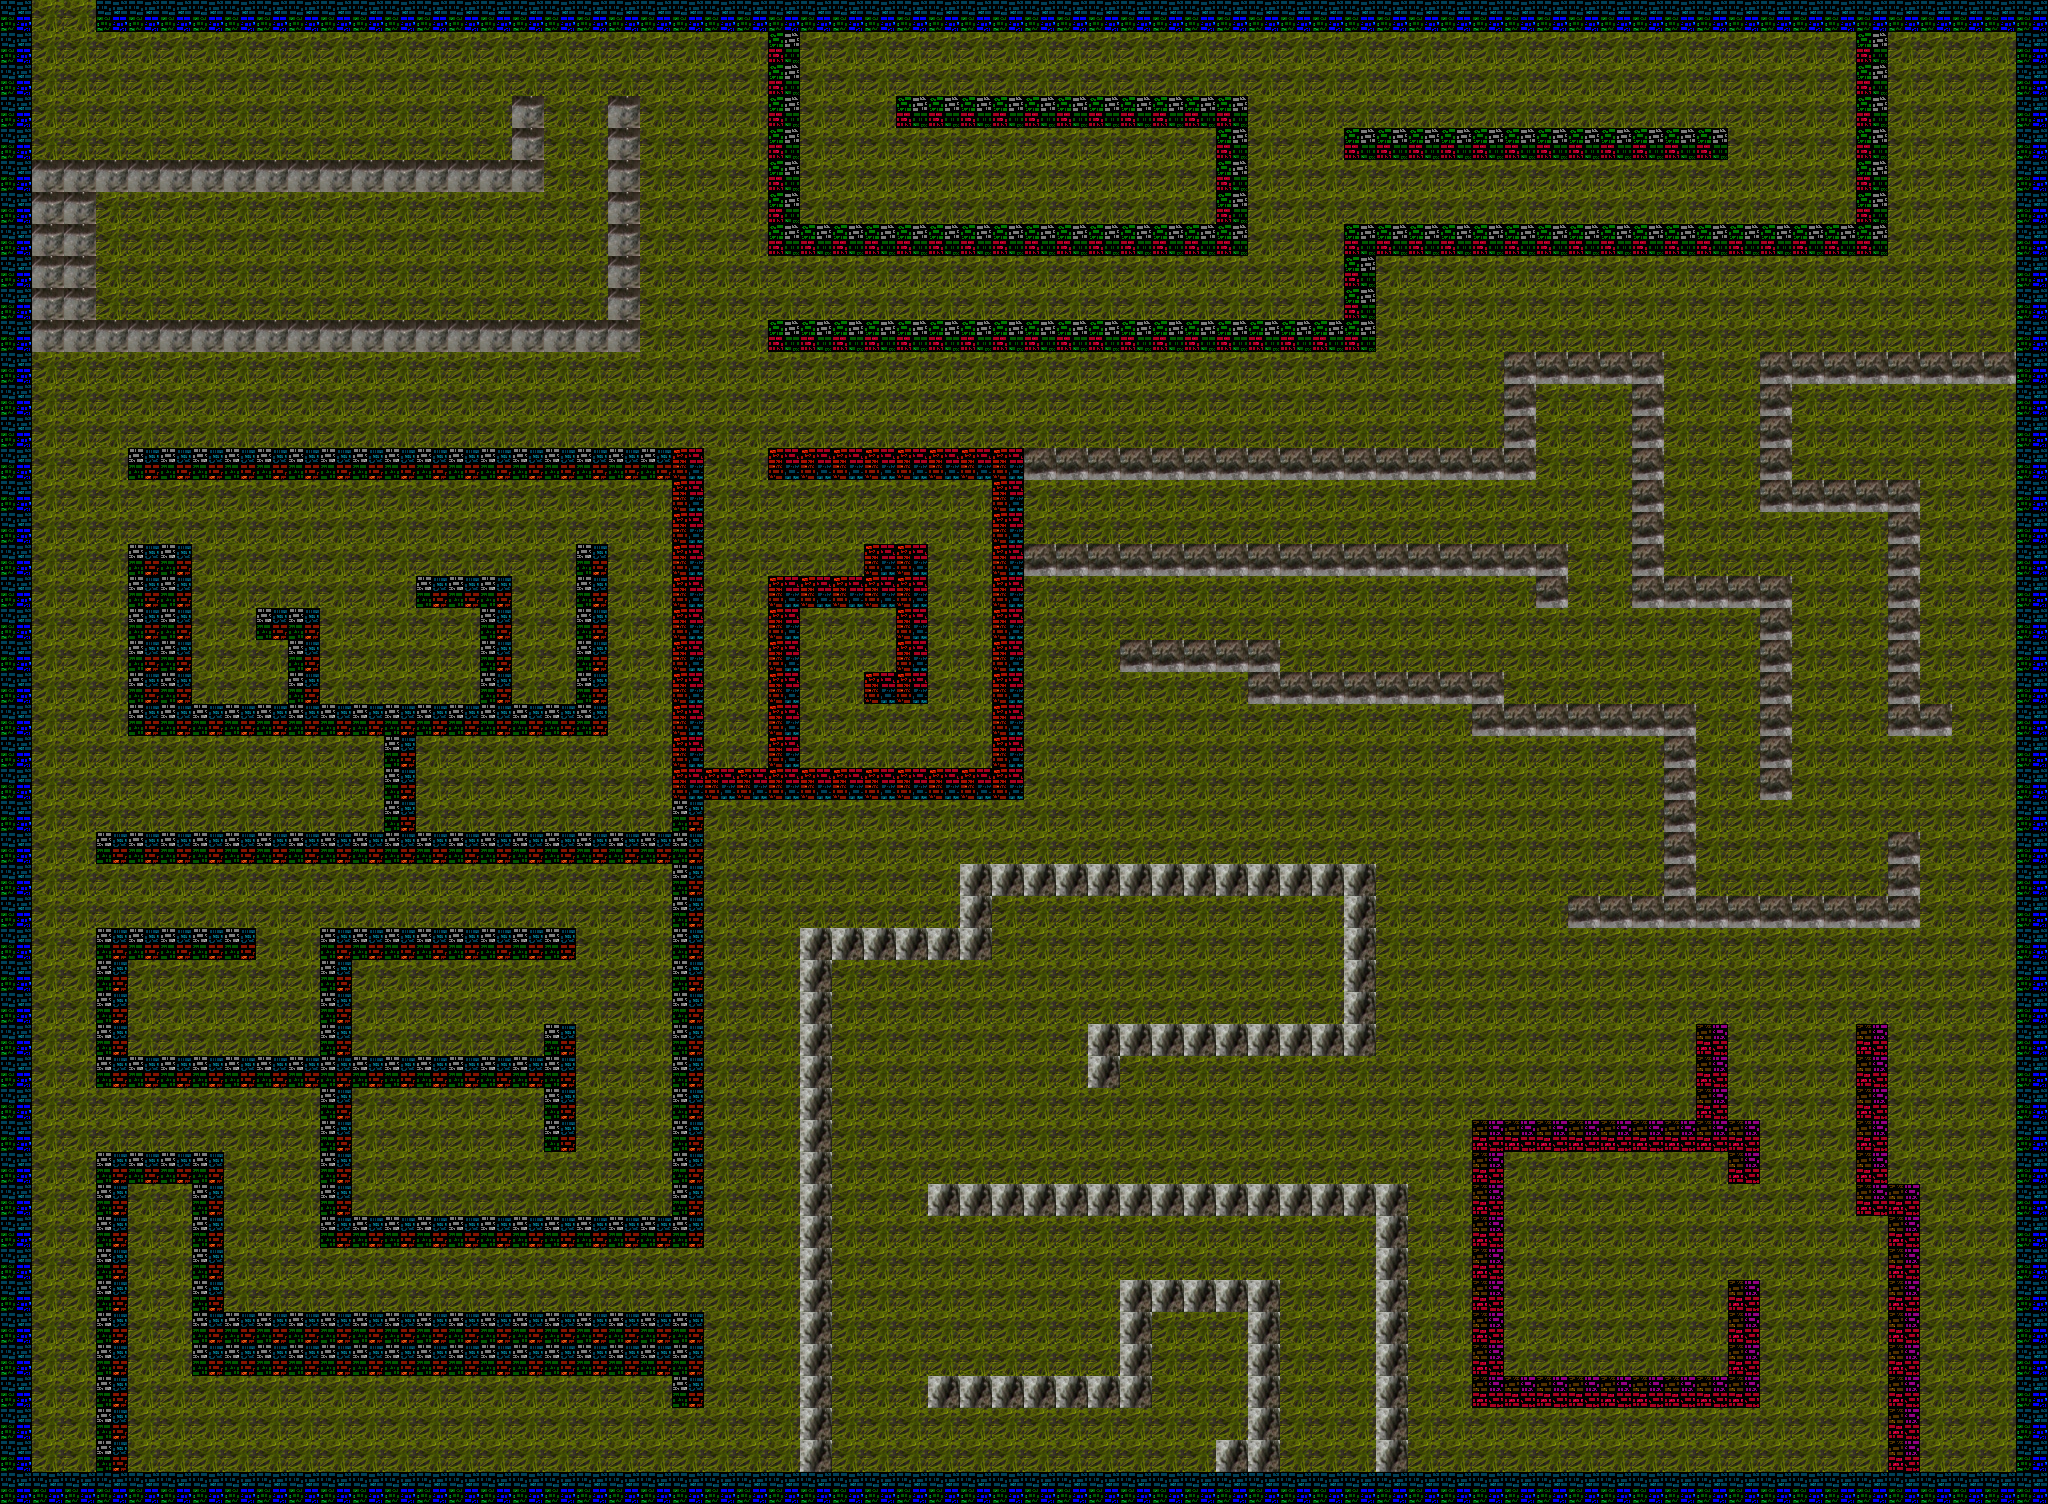

Rendered tile map (Tiled .tmx) drawn with the repository's tilesets; below, a short description and the map source with its tile grids summarised:
An orthogonal 64x47 tile map with 32x32 px tiles, 1 tile layer (Tile Layer 1), 3 tilesets.

<map version="1.0" orientation="orthogonal" width="64" height="47" tilewidth="32" tileheight="32">
 <tileset firstgid="1" name="ground_grass_gen_01" tilewidth="32" tileheight="32">
  <image source="ground_grass_gen_01.png" width="1024" height="1024" />
 </tileset>
 <tileset firstgid="1025" name="bricks_0" tilewidth="32" tileheight="32">
  <image source="bricks_0.png" width="1024" height="768" />
 </tileset>
 <tileset firstgid="1793" name="stonewalls" tilewidth="32" tileheight="32">
  <image source="stonewalls.jpg" width="1333" height="2000" />
 </tileset>
 <layer name="Tile Layer 1" width="64" height="47">
  <data>[3008 cells, 3008 non-empty, 9 distinct tile ids]</data>
 </layer>
</map>
